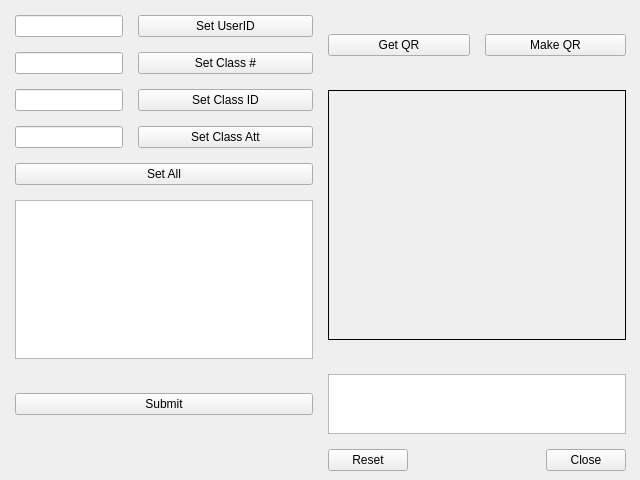
<?xml version="1.0" encoding="UTF-8"?>
<ui version="4.0">
 <class>MainWindow</class>
 <widget class="QMainWindow" name="MainWindow">
  <property name="geometry">
   <rect>
    <x>0</x>
    <y>0</y>
    <width>640</width>
    <height>480</height>
   </rect>
  </property>
  <property name="minimumSize">
   <size>
    <width>640</width>
    <height>480</height>
   </size>
  </property>
  <property name="maximumSize">
   <size>
    <width>640</width>
    <height>480</height>
   </size>
  </property>
  <property name="windowTitle">
   <string>MainWindow</string>
  </property>
  <widget class="QWidget" name="centralwidget">
   <property name="enabled">
    <bool>true</bool>
   </property>
   <property name="sizePolicy">
    <sizepolicy hsizetype="Fixed" vsizetype="Fixed">
     <horstretch>0</horstretch>
     <verstretch>0</verstretch>
    </sizepolicy>
   </property>
   <widget class="QWidget" name="gridLayoutWidget">
    <property name="geometry">
     <rect>
      <x>10</x>
      <y>10</y>
      <width>621</width>
      <height>461</height>
     </rect>
    </property>
    <layout class="QGridLayout" name="gridLayout">
     <property name="leftMargin">
      <number>5</number>
     </property>
     <property name="topMargin">
      <number>5</number>
     </property>
     <property name="rightMargin">
      <number>5</number>
     </property>
     <property name="bottomMargin">
      <number>0</number>
     </property>
     <property name="spacing">
      <number>15</number>
     </property>
     <item row="3" column="1">
      <widget class="QDialogButtonBox" name="buttonBox">
       <property name="standardButtons">
        <set>QDialogButtonBox::Close|QDialogButtonBox::Reset</set>
       </property>
      </widget>
     </item>
     <item row="0" column="0">
      <layout class="QVBoxLayout" name="verticalLayout">
       <item>
        <layout class="QFormLayout" name="formLayout">
         <item row="0" column="0">
          <widget class="QLineEdit" name="userID_i">
           <property name="maxLength">
            <number>11</number>
           </property>
          </widget>
         </item>
         <item row="0" column="1">
          <widget class="QPushButton" name="userID_b">
           <property name="sizePolicy">
            <sizepolicy hsizetype="Expanding" vsizetype="Fixed">
             <horstretch>0</horstretch>
             <verstretch>0</verstretch>
            </sizepolicy>
           </property>
           <property name="text">
            <string>Set UserID</string>
           </property>
          </widget>
         </item>
         <item row="1" column="1">
          <widget class="QPushButton" name="userCN_b">
           <property name="sizePolicy">
            <sizepolicy hsizetype="Expanding" vsizetype="Fixed">
             <horstretch>0</horstretch>
             <verstretch>0</verstretch>
            </sizepolicy>
           </property>
           <property name="text">
            <string>Set Class #</string>
           </property>
          </widget>
         </item>
         <item row="2" column="1">
          <widget class="QPushButton" name="userCID_b">
           <property name="sizePolicy">
            <sizepolicy hsizetype="MinimumExpanding" vsizetype="Fixed">
             <horstretch>0</horstretch>
             <verstretch>0</verstretch>
            </sizepolicy>
           </property>
           <property name="text">
            <string>Set Class ID</string>
           </property>
          </widget>
         </item>
         <item row="1" column="0">
          <widget class="QLineEdit" name="userCN_i">
           <property name="maxLength">
            <number>4</number>
           </property>
          </widget>
         </item>
         <item row="2" column="0">
          <widget class="QLineEdit" name="userCID_i">
           <property name="maxLength">
            <number>6</number>
           </property>
          </widget>
         </item>
         <item row="3" column="1">
          <widget class="QPushButton" name="userCA_b">
           <property name="sizePolicy">
            <sizepolicy hsizetype="MinimumExpanding" vsizetype="Fixed">
             <horstretch>0</horstretch>
             <verstretch>0</verstretch>
            </sizepolicy>
           </property>
           <property name="text">
            <string>Set Class Att</string>
           </property>
          </widget>
         </item>
         <item row="3" column="0">
          <widget class="QLineEdit" name="userCA_i">
           <property name="maxLength">
            <number>4</number>
           </property>
          </widget>
         </item>
        </layout>
       </item>
       <item>
        <widget class="QPushButton" name="userALL">
         <property name="text">
          <string>Set All</string>
         </property>
        </widget>
       </item>
       <item>
        <widget class="QTextBrowser" name="textBrowser">
         <property name="acceptDrops">
          <bool>false</bool>
         </property>
        </widget>
       </item>
      </layout>
     </item>
     <item row="2" column="0">
      <widget class="QPushButton" name="submit">
       <property name="text">
        <string>Submit</string>
       </property>
      </widget>
     </item>
     <item row="2" column="1">
      <widget class="QTextBrowser" name="link_get">
       <property name="sizePolicy">
        <sizepolicy hsizetype="Expanding" vsizetype="Minimum">
         <horstretch>0</horstretch>
         <verstretch>0</verstretch>
        </sizepolicy>
       </property>
       <property name="maximumSize">
        <size>
         <width>16777215</width>
         <height>60</height>
        </size>
       </property>
      </widget>
     </item>
     <item row="0" column="1">
      <layout class="QVBoxLayout" name="verticalLayout_2">
       <item>
        <layout class="QHBoxLayout" name="horizontalLayout">
         <item>
          <widget class="QPushButton" name="qr_get_b">
           <property name="text">
            <string>Get QR</string>
           </property>
          </widget>
         </item>
         <item>
          <widget class="QPushButton" name="qr_make_b">
           <property name="text">
            <string>Make QR</string>
           </property>
          </widget>
         </item>
        </layout>
       </item>
       <item>
        <widget class="QLabel" name="imginput">
         <property name="maximumSize">
          <size>
           <width>300</width>
           <height>250</height>
          </size>
         </property>
         <property name="acceptDrops">
          <bool>true</bool>
         </property>
         <property name="frameShape">
          <enum>QFrame::Box</enum>
         </property>
         <property name="frameShadow">
          <enum>QFrame::Plain</enum>
         </property>
         <property name="text">
          <string/>
         </property>
         <property name="pixmap">
          <pixmap>rick.png</pixmap>
         </property>
         <property name="scaledContents">
          <bool>false</bool>
         </property>
         <property name="alignment">
          <set>Qt::AlignCenter</set>
         </property>
        </widget>
       </item>
      </layout>
     </item>
    </layout>
   </widget>
  </widget>
 </widget>
 <resources/>
 <connections/>
</ui>
